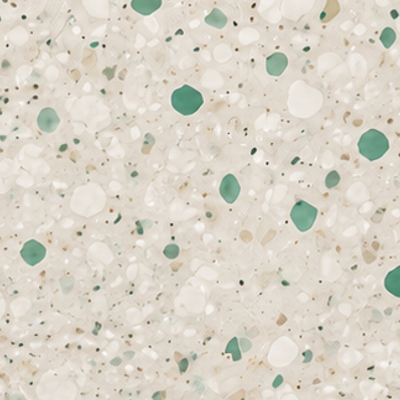
#> input picture scripts/brand/terrazzo-source.webp, 400 x 400 px
$ python terrazzo.py
#> lines starting #> are read from the running program, lines starting #| are printed output that depends on the picture; after the words box and inside, x2 and y2 are one past the last pixel; in counts of white or black regions, pixels touching at a corner belong together
"""Rebuild the seamless tile and empty lobby slab with Python 3 + Pillow.

terrazzo-source.webp is the clear stone crop from 12ui's conversion of
Plinth's selected hero. Four mirrored edges make one seamless 1024px tile.
The crop contains material only; every product label is authored as HTML.
"""
from pathlib import Path
from PIL import Image, ImageDraw, ImageFilter, ImageOps

out = Path(__file__).resolve().parents[2] / 'public' / 'brand'
source = Image.open(Path(__file__).with_name('terrazzo-source.webp')).convert('RGB').resize((512, 512), Image.Resampling.LANCZOS)
stone = Image.new('RGB', (1024, 1024))
#> stone: PIL image 1024x1024 RGB; every value is 0
stone.paste(source, (0, 0))
stone.paste(ImageOps.mirror(source), (512, 0))
stone.paste(ImageOps.flip(source), (0, 512))
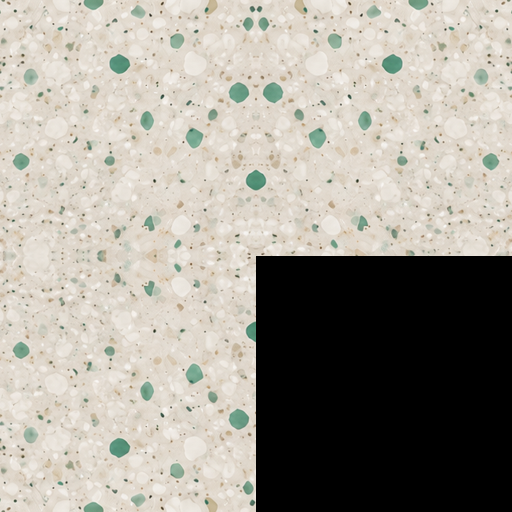
#> stone: PIL image 1024x1024 RGB (shown at 1/2 size); mean R, G, B 163.6, 159.3, 150.4
stone.paste(ImageOps.flip(ImageOps.mirror(source)), (512, 512))
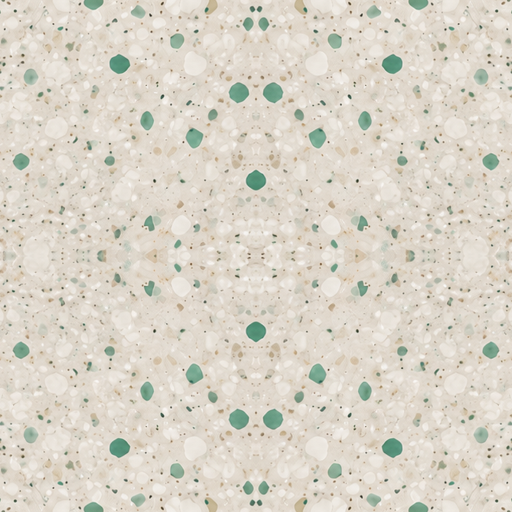
#> stone: PIL image 1024x1024 RGB (shown at 1/2 size); mean R, G, B 218.2, 212.4, 200.5
stone.save(out / 'terrazzo.webp', quality=72, method=6)
# A low, empty slab for the installed Lobby: the only content is stone.
band = Image.new('RGBA', (2000, 360))
#> band: PIL image 2000x360 RGBA; every value is 0
mask = Image.new('L', band.size)
#> mask: PIL image 2000x360 L; every value is 0
m = ImageDraw.Draw(mask)
m.rounded_rectangle((22, 95, 1978, 310), radius=24, fill=255)
texture = Image.new('RGBA', band.size)
for x in range(0, 2000, 512):
    texture.paste(stone.resize((512, 512)), (x, 0))
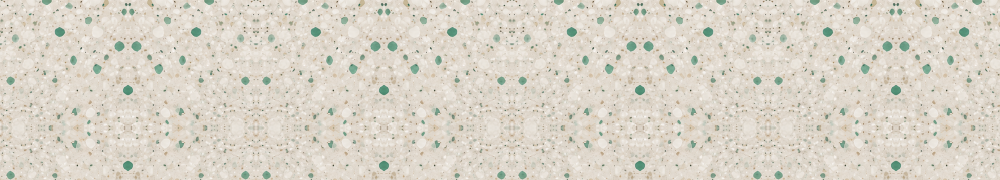
#> texture: PIL image 2000x360 RGBA (shown at 1/2 size); mean R, G, B, A 218.2, 212.3, 200.4, 255
texture.putalpha(mask)
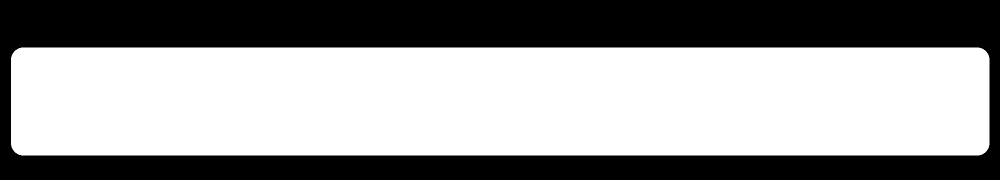
#> mask: PIL image 2000x360 L (shown at 1/2 size); 58.6% white; 1 black region, box (x1, y1, x2, y2) and area: (0, 0, 2000, 360) 297812
shadow = Image.new('RGBA', band.size, (23, 24, 26, 0))
shadow.putalpha(mask.filter(ImageFilter.GaussianBlur(14)).point(lambda x: int(x * .18)))
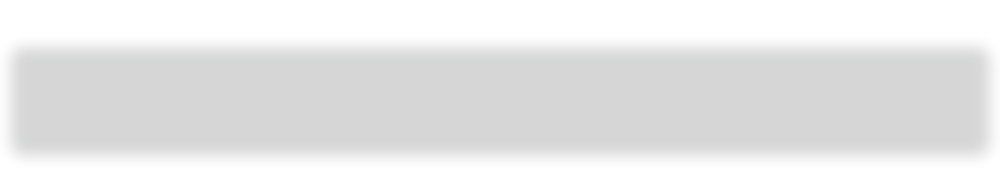
#> shadow: PIL image 2000x360 RGBA (shown at 1/2 size); mean R, G, B, A 23, 24, 26, 26.4; transparent parts drawn white
band.alpha_composite(shadow, (0, 20))
band.alpha_composite(texture)
edge = Image.new('RGBA', band.size)
ImageDraw.Draw(edge).rounded_rectangle((22, 280, 1978, 311), radius=18, fill=(38, 33, 24, 28))
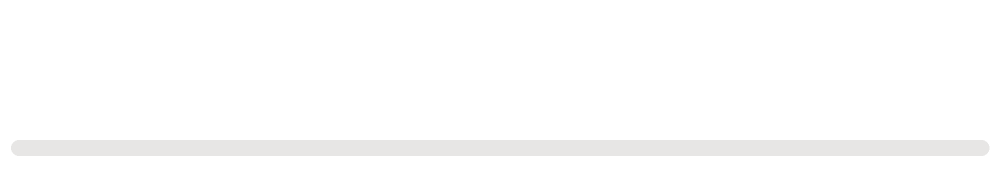
#> edge: PIL image 2000x360 RGBA (shown at 1/2 size); mean R, G, B, A 3.3, 2.9, 2.1, 2.4; transparent parts drawn white
band.alpha_composite(edge)
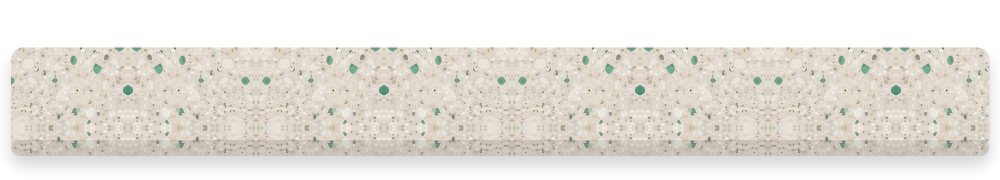
#> band: PIL image 2000x360 RGBA (shown at 1/2 size); mean R, G, B, A 130.3, 126.8, 120.1, 152.2; transparent parts drawn white
band.save(out / 'band.webp', quality=82, method=6)
#> (the run stopped early here; a loop or call above may not have finished)
